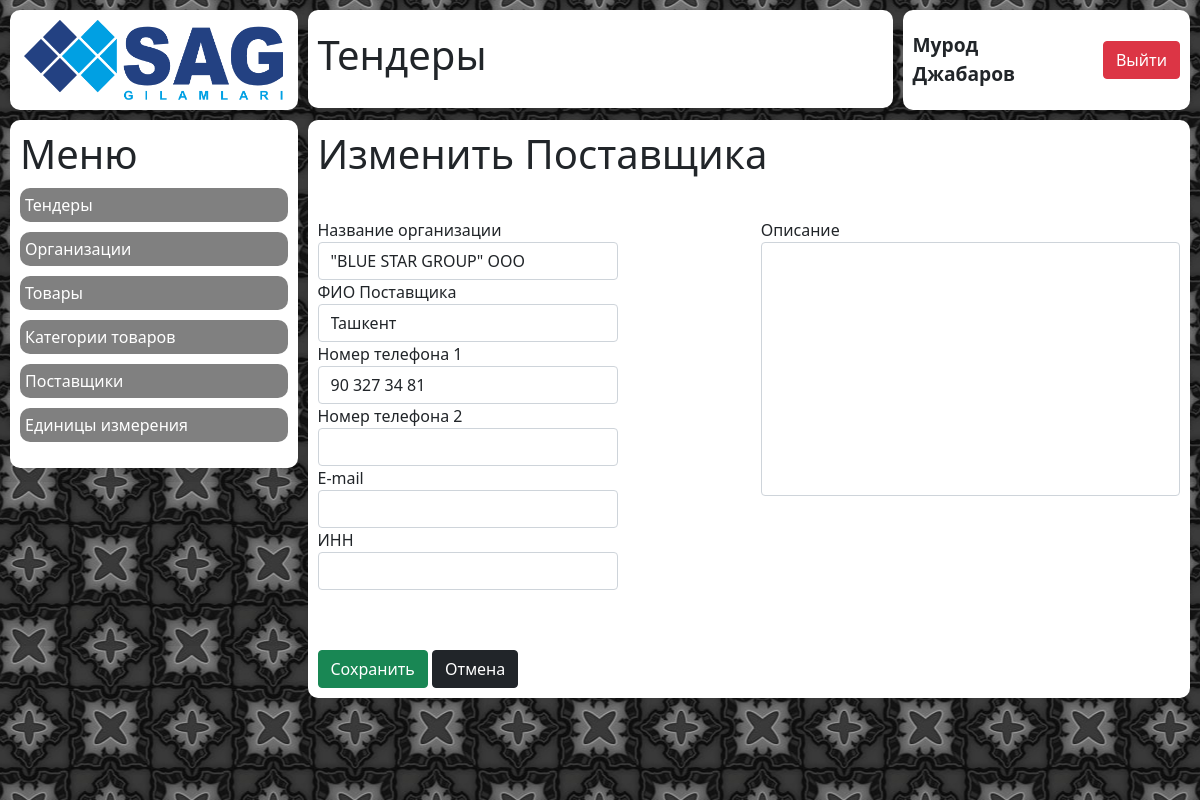
The page /tender/providers/77/edit/ (signed in) on the database its author committed.
### tender/models.py (models this page shows)
class Provider(models.Model):
    name = models.CharField(verbose_name='Товар', max_length=200)
    contact = models.CharField(max_length=200, null=True, blank=True)
    phone_1 = models.CharField(max_length=200, null=True, blank=True)
    phone_2 = models.CharField(max_length=200, null=True, blank=True)
    email = models.CharField(max_length=200, null=True, blank=True)
    inn = models.CharField(max_length=200, null=True, blank=True)
    description = models.TextField(null=True, blank=True)

### tender/views.py (the view)
# urls.py: path('providers/<int:id>/edit/', views.provider_edit),
def provider_edit(request, id):
    if request.user.is_authenticated:
        provider = get_object_or_404(Provider, id=id)
        if request.method == 'POST':
            form = ProviderForm(request.POST, instance=provider)
            if form.is_valid():
                form.save()
                return redirect('/tender/providers/')
        context = {
            'provider': provider,
        }
        return render(request, 'tender/provider_edit.html', context)
    else:
        return redirect('/auth/')

### tender/templates/tender/provider_edit.html (shortened to what this page needs)
{% extends 'wrapper.html' %}
{% load static %}
{% block content %}
    <div class="row incidents">
        {% include 'blocks/logo.html' %}
        {% include 'blocks/title.html' %}
        {% include 'blocks/profile.html' %}
        {% include 'blocks/tender/tender_menu.html' %}
        {% include 'blocks/tender/provider_edit.html' %}
    </div>
{% endblock %}

### mainapp/templates/blocks/profile.html (shortened to what this page needs)
<div class="col-xl-3 col-12 block__wrapper profile">
    <div class="block profile__wrapper">
        <p class="profile__user">{{ request.user.first_name }} {{ request.user.last_name }}</p>
        <a href="{% url 'mainapp:logout' %}" class="btn btn-danger profile__exit">Выйти</a>
    </div>
</div>

### tender/templates/blocks/tender/provider_edit.html (shortened to what this page needs)
{% load static %}
<div class="col-xl-9 block__wrapper tenders-new">
    <div class="block tenders-new__wrapper">
        <h1 class="tenders-new__title">Изменить Поставщика</h1>
        <form method="POST">
            <div class="row">
                <div class="col-xl-6">
                    <label for="name">Название организации</label>
                    <input type="text" class="tenders-new__input form-control" name="name" id="name" value="{{ provider.name }}">
                    <label for="contact">ФИО Поставщика</label>
                    <input type="text" class="tenders-new__input form-control" name="contact" id="contact" value="{% if provider.contact %}{{ provider.contact }}{% endif %}">
                    <label for="phone_1">Номер телефона 1</label>
                    <input type="text" class="tenders-new__input form-control" name="phone_1" id="phone_1" value="{% if provider.phone_1 %}{{ provider.phone_1 }}{% endif %}">
                    <label for="phone_2">Номер телефона 2</label>
                    <input type="text" class="tenders-new__input form-control" name="phone_2" id="phone_2" value="{% if provider.phone_2 %}{{ provider.phone_2 }}{% endif %}">
                    <label for="email">E-mail</label>
                    <input type="text" class="tenders-new__input form-control" name="email" id="email" value="{% if provider.email %}{{ provider.email }}{% endif %}">
                    <label for="inn">ИНН</label>
                    <input type="text" class="tenders-new__input form-control" name="inn" id="inn" value="{% if provider.inn %}{{ provider.inn }}{% endif %}">
                </div>
                <div class="col-xl-6">
                    <label for="description">Описание</label>
                    <textarea name="description" id="description" cols="30" rows="10" class=" form-control tenders-new__textarea">{% if provider.description %}{{ provider.description }}{% endif %}</textarea>
                </div>
            </div>
            <input type="submit" class="tenders-new__button btn btn-success" value="Сохранить" id="add_product">
            <a href="/tender/providers" class="tenders-new__button btn btn-dark">Отмена</a>
        </form>
    </div>
</div>

### mainapp/static/css/style.css (style rules this page uses)
.incidents { padding-left: 10px; }
.profile__wrapper { display: flex; align-items: center; justify-content: flex-end; height: 100px; padding: 10px; }
.profile__user { margin: 0 20px 0 0; font-size: 1.2rem; font-weight: 600; }
.profile__exit { display: block; }
.tenders-new__title { margin-bottom: 40px; }
.tenders-new__wrapper { padding: 10px; }
.tenders-new__input { max-width: 300px; }
.tenders-new__textarea { max-width: 600px; resize: none; }
.tenders-new__button { margin-top: 60px; }
.body { opacity: 0; transition: all 0.3s; }
.block { background: #FFFFFF; margin: 10px 10px 0 0; border-radius: 10px; }
.block__wrapper { padding: 0; }
textarea { resize: none; }

### rows shown on the page
Provider: name "\"BLUE STAR GROUP\" ООО", contact "Ташкент", phone_1 "90 327 34 81"

### other values the page prints
{{ request.user.first_name }} "Мурод"
{{ request.user.last_name }} "Джабаров"
